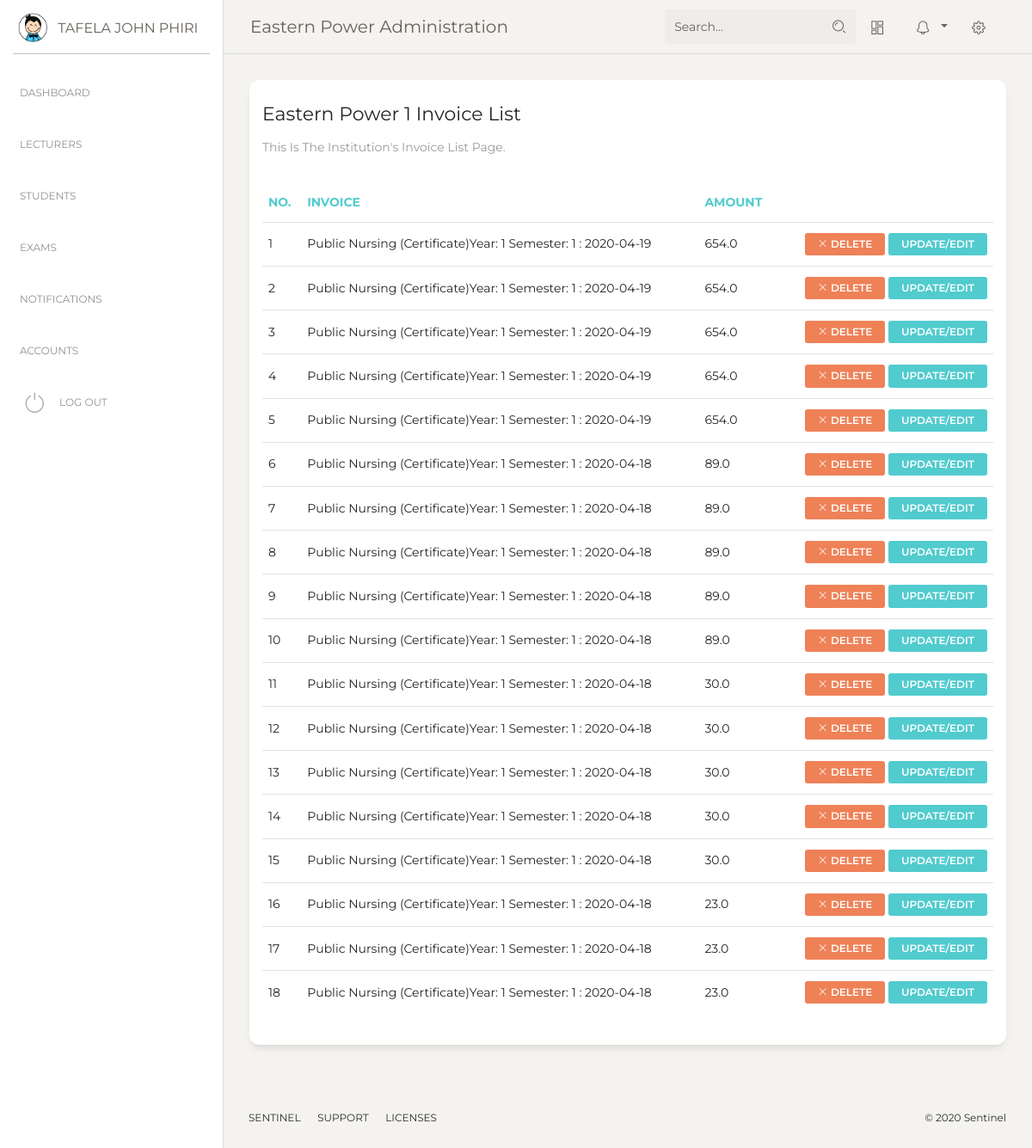
The page /administrator/accounts/invoices/ (signed in) on the database its author committed.
### headway/models.py (models this page shows, shortened)
class User(AbstractUser):
    username_validator = UnicodeUsernameValidator()
    username = models.CharField(
        _('username'),
        max_length=150,
        unique=True,
        help_text=_('Enter a Student ID for student Accounts or Email for lecturer Accounts.'),
        validators=[username_validator],
        error_messages={
            'unique': _("A user with that username already exists."),
        },
    )
    email = models.EmailField(_('email address'), blank=True, unique=True)
    middle_name = models.CharField(max_length=50, blank=True, null=True)
    is_student = models.BooleanField(default=True)
    is_lecturer = models.BooleanField(default=False)
    is_admin = models.BooleanField(default=False)
    institution = models.ForeignKey(Institution, on_delete=models.CASCADE, null=True)
    USERNAME_FIELD = 'username'
    REQUIRED_FIELDS = ['email']
    def get_full_name(self):
        if self.middle_name:
            full_name = '%s %s %s' % (self.first_name, self.middle_name, self.last_name)
        else:
            full_name = '%s %s' % (self.first_name, self.last_name)
        return full_name
    def __str__(self):
        return self.get_full_name()

class Institution(models.Model):
    name = models.CharField(max_length=100, help_text='Enter Institution Name')
    active_subscription = models.BooleanField(default=True)
    subscription_type = models.CharField(max_length=1)  # add choices
    subscription_start = models.DateField(auto_created=True, auto_now_add=True)
    subscription_end = models.DateField()
    short_name = models.CharField(max_length=10, default='INSTITUTE', help_text='Enter A Short Abbreviation Of'
                                                                                'Your Institutes Name '
                                                                                '(10 Characters Max.)')
    def __str__(self):
        return self.name + ' ' + str(self.subscription_type)

class PersonalDetails(models.Model):
    province = models.CharField(max_length=100, blank=True, null=True)
    district = models.CharField(max_length=100, blank=True, null=True)
    town = models.CharField(max_length=100, blank=True, null=True)
    home_address = models.CharField(max_length=100, blank=True, null=True)
    phone = models.CharField(max_length=15, blank=True, null=True)
    birthday = models.DateField(verbose_name='Date of Birth', blank=True, null=True)
    marital_status = models.CharField(max_length=1, choices=MARRIED, blank=True, null=True)
    nrc_number = models.CharField(max_length=15, blank=True, null=True)
    class Meta:
        abstract = True

class Student(PersonalDetails):
    user = models.OneToOneField(User, on_delete=models.CASCADE)
    picture = models.ImageField(null=True, blank=True, default='no-img.png')
    program = models.ForeignKey(Program, on_delete=models.SET_NULL, null=True)
    guardian = models.OneToOneField(Guardian, on_delete=models.SET_NULL, null=True, blank=True)
    courses = models.ManyToManyField(Course, related_name='courses', blank=True, through=CourseRegister)
    year = models.IntegerField(choices=YEARS, default=1)
    semester = models.IntegerField(choices=SEMESTER, default=1)
    exams = models.ManyToManyField('Exam', related_name='students', through='ExamRegister')
    is_active = models.BooleanField(default=True) # for pursose of students that left the school but can still login

class Program(models.Model):
    institution = models.ForeignKey(Institution, on_delete=models.DO_NOTHING)
    name = models.CharField(max_length=150)
    summary = models.TextField(null=True, blank=True)
    level = models.CharField(max_length=11, choices=LEVELS, help_text='Qualification Level For The Program.')
    def __str__(self):
        return str(self.name) + ' (' + str(self.level) + ')'

### administrator/models.py (models this page shows)
class Invoice(models.Model):
    institution = models.ForeignKey(Institution, on_delete=models.CASCADE)
    description = models.CharField(max_length=250, null=True)
    total_amount = models.FloatField(null=True, blank=True)
    student = models.ForeignKey(Student, on_delete=models.CASCADE, null=True, blank=True)
    prepared_by = models.ForeignKey(User, on_delete=models.CASCADE)
    date = models.DateTimeField(auto_created=True, auto_now_add=True)
    def __str__(self):
        return str(self.student.program) + 'Year: ' + str(self.student.year)\
               + ' Semester: ' + str(self.student.semester) + ' : ' + str(self.date.date())

### administrator/views.py (the view)
# urls.py: path('accounts/invoices/', views.InvoiceList.as_view(), name='invoice_list'),
class InvoiceList(ListView):
    template_name = 'administrator/invoice_list.html'
    context_object_name = 'invoices'
    ordering = 20
    def get_queryset(self):
        query = Invoice.objects.filter(Q(institution=self.request.user.institution)).order_by('-date')
        return query

### templates/administrator/invoice_list.html (shortened to what this page needs)
{% extends 'administrator/base.html' %}
{% block content %}
    <div class="row">
          <div class="col-md-12">
            <div class="card ">
              <div class="card-header ">
                <h5 class="card-title">{{ request.user.institution|capfirst }} Invoice List</h5>
                <p class="card-category">This Is The Institution's Invoice List Page.</p>
              </div>
              <div class="card-body ">
                    {% if request.user.is_admin %}
                        {% if invoices %}
                        <div class="table-responsive">
                          <table class="table">
                            <thead class=" text-primary">
                              <th> No. </th>
                              <th> Invoice</th>
                              <th> Amount </th>
                              <th class="text-right"></th>
                            </thead>
                            <tbody>
                            {% for invoice in invoices %}
                              <tr>
                                <td>
                                  {{ forloop.counter }}
                                </td>
                                <td>
                                  {{ invoice }}
                                </td>
                                <td>
                                  {{ invoice.total_amount}}
                                </td>
                                <td class="text-right">
                                <a href="{% url 'administrator:invoice_delete' pk=invoice.pk %}" class="btn btn-danger btn-sm" >
                                    <i class="nc-icon nc-simple-remove"></i>
                                    Delete
                                </a>
                                <a href="{% url 'administrator:invoice_update' pk=invoice.pk %}" class="btn btn-primary btn-sm">
                                    Update/Edit
                                </a>
                                </td>
                              </tr>
                            {% endfor %}
                            </tbody>
                          </table>
                        </div>
                            {% endif %}
                  {% endif %}
              </div>
            </div>
          </div>
        </div>
{% endblock content %}

### templates/administrator/base.html (shortened to what this page needs)
{% load static %}
<!DOCTYPE html>
<html lang="en">
<head>
  <link href="https://maxcdn.bootstrapcdn.com/font-awesome/latest/css/font-awesome.min.css" rel="stylesheet">
  <link href="{% static 'assets/css/bootstrap.min.css' %}" rel="stylesheet" />
  <link href="{% static 'assets/css/paper-dashboard.css' %}" rel="stylesheet" />
</head>
<body class="">
  <div class="wrapper ">
    <div class="sidebar" data-color="white" data-active-color="danger">
      <div class="logo">
        <a href="#" class="simple-text logo-mini">
          <div class="logo-image-small">
            <img src="{% static 'assets/img/logo-small.png' %}">
          </div>
        </a>
        <a href="#" class="simple-text logo-normal">
          {{ request.user}}
        </a>
      </div>
    <!-- loading urls for purpose of showing active tubs
    {% url 'administrator:dash' as dash_dir %} {% url 'administrator:lecturers' as lecturers_dir %}
        {% url 'administrator:students' as students_dir %} {% url 'administrator:exams' as exams_dir %}
    {% url 'administrator:notifications' as notifications_dir %} {% url 'administrator:accounts' as accounts_dir %}-->
      <div class="sidebar-wrapper">
        <ul class="nav">
          <li{% if request.path == dash_dir %} class="active" {% endif%} >
                  <a href="{% url 'administrator:dash' %}">
              <p>Dashboard</p>
            </a>
          </li>
          <li {% if request.path == lecturers_dir %} class="active"{% endif %}>
            <a href="{% url 'administrator:lecturers' %}">
              <p>Lecturers</p>
            </a>
          </li>
          <li {% if request.path == students_dir %} class="active"{% endif %}>
            <a href="{% url 'administrator:students' %}">
              <p>Students</p>
            </a>
          </li>
          <li {% if request.path == exams_dir %} class="active"{% endif %}>
            <a href="{% url 'administrator:exams' %}">
              <p>Exams</p>
            </a>
          </li>
          <li {% if request.path == notifications_dir %}class="active"{% endif %}>
            <a href="{% url 'administrator:notifications' %}">
              <p>Notifications</p>
            </a>
          </li>
        <li {% if request.path == accounts_dir %}class="active"{% endif %}>
            <a href="{% url 'administrator:accounts' %}">
              <p>Accounts</p>
            </a>
          </li>
          <li class="active-pro">
            <a href="{% url 'logout' %}">
              <i class="nc-icon nc-button-power"></i>
              <p>Log Out</p>
            </a>
          </li>
        </ul>
      </div>
    </div>
    <div class="main-panel">
      <nav class="navbar navbar-expand-lg navbar-absolute fixed-top navbar-transparent">
        <div class="container-fluid">
          <div class="navbar-wrapper">
            <a class="navbar-brand" href="{% url 'administrator:institution_details' pk=request.user.institution.pk%}">
                {{ request.user.institution.name }} Administration</a>
          </div>
          <div class="collapse navbar-collapse justify-content-end" id="navigation">
            <form method="get" action="{% url 'headway:search' %}">
              <div class="input-group no-border">
                <input type="text" value="{{ request.GET.q }}" class="form-control" placeholder="Search..." name="q">
                <div class="input-group-append">
                  <div class="input-group-text">
                    <i class="nc-icon nc-zoom-split"></i>
                  </div>
                </div>
              </div>
            </form>
            <ul class="navbar-nav">
              <li class="nav-item">
                <a class="nav-link btn-magnify" href="#">
                  <i class="nc-icon nc-layout-11"></i>
                </a>
              </li>
              <li class="nav-item btn-rotate dropdown">
                <a class="nav-link dropdown-toggle" href="http://example.com" id="navbarDropdownMenuLink" data-toggle="dropdown" aria-haspopup="true" aria-expanded="false">
                  <i class="nc-icon nc-bell-55"></i>
                </a>
              </li>
              <li class="nav-item">
                <a class="nav-link btn-rotate" href="#">
                  <i class="nc-icon nc-settings-gear-65"></i>
                </a>
              </li>
            </ul>
          </div>
        </div>
      </nav>
      <div class="content">
          {% block content %}
          {% endblock %}
      </div>
      <footer class="footer footer-black  footer-white ">
        <div class="container-fluid">
          <div class="row">
            <nav class="footer-nav">
              <ul>
                <li>
                  <a href="#" target="_blank">Sentinel</a>
                </li>
                <li>
                  <a href="#" target="_blank">Support</a>
                </li>
                <li>
                  <a href="#" target="_blank">Licenses</a>
                </li>
              </ul>
            </nav>
            <div class="credits ml-auto">
              <span class="copyright">
                ©
                 Sentinel
              </span>
            </div>
          </div>
        </div>
      </footer>
    </div>
  </div>
</body>
</html>

### rows shown on the page
User: user "TAFELA JOHN PHIRI", user.institution.name "Eastern Power", user.institution "Eastern Power 1"
Invoice: student+date "Public Nursing (Certificate)Year: 1 Semester: 1 : 2020-04-19", total_amount "654.0"
Invoice: student+date "Public Nursing (Certificate)Year: 1 Semester: 1 : 2020-04-19", total_amount "654.0"
Invoice: student+date "Public Nursing (Certificate)Year: 1 Semester: 1 : 2020-04-19", total_amount "654.0"
Invoice: student+date "Public Nursing (Certificate)Year: 1 Semester: 1 : 2020-04-19", total_amount "654.0"
Invoice: student+date "Public Nursing (Certificate)Year: 1 Semester: 1 : 2020-04-19", total_amount "654.0"
Invoice: student+date "Public Nursing (Certificate)Year: 1 Semester: 1 : 2020-04-18", total_amount "89.0"
Invoice: student+date "Public Nursing (Certificate)Year: 1 Semester: 1 : 2020-04-18", total_amount "89.0"
Invoice: student+date "Public Nursing (Certificate)Year: 1 Semester: 1 : 2020-04-18", total_amount "89.0"
Invoice: student+date "Public Nursing (Certificate)Year: 1 Semester: 1 : 2020-04-18", total_amount "89.0"
Invoice: student+date "Public Nursing (Certificate)Year: 1 Semester: 1 : 2020-04-18", total_amount "89.0"
Invoice: student+date "Public Nursing (Certificate)Year: 1 Semester: 1 : 2020-04-18", total_amount "30.0"
Invoice: student+date "Public Nursing (Certificate)Year: 1 Semester: 1 : 2020-04-18", total_amount "30.0"
Invoice: student+date "Public Nursing (Certificate)Year: 1 Semester: 1 : 2020-04-18", total_amount "30.0"
Invoice: student+date "Public Nursing (Certificate)Year: 1 Semester: 1 : 2020-04-18", total_amount "30.0"
Invoice: student+date "Public Nursing (Certificate)Year: 1 Semester: 1 : 2020-04-18", total_amount "30.0"
Invoice: student+date "Public Nursing (Certificate)Year: 1 Semester: 1 : 2020-04-18", total_amount "23.0"
Invoice: student+date "Public Nursing (Certificate)Year: 1 Semester: 1 : 2020-04-18", total_amount "23.0"
Invoice: student+date "Public Nursing (Certificate)Year: 1 Semester: 1 : 2020-04-18", total_amount "23.0"
